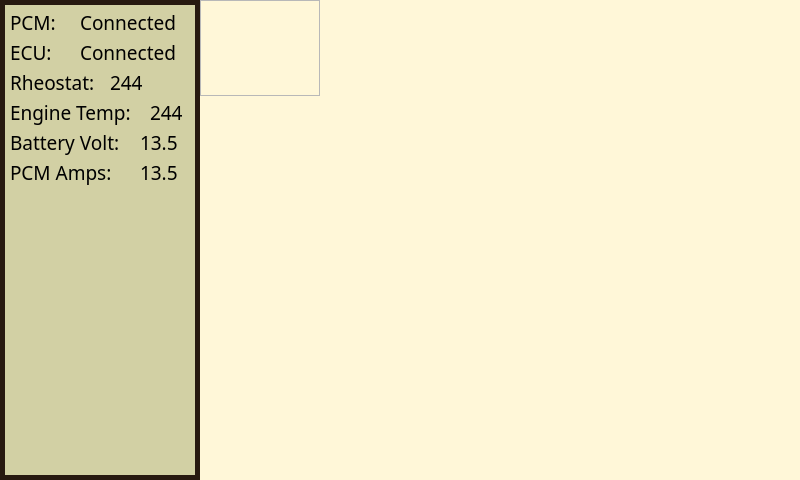
<?xml version="1.0" encoding="UTF-8"?>
<ui version="4.0">
 <class>MainWindow</class>
 <widget class="QMainWindow" name="MainWindow">
  <property name="geometry">
   <rect>
    <x>0</x>
    <y>0</y>
    <width>800</width>
    <height>480</height>
   </rect>
  </property>
  <property name="sizePolicy">
   <sizepolicy hsizetype="Fixed" vsizetype="Fixed">
    <horstretch>0</horstretch>
    <verstretch>0</verstretch>
   </sizepolicy>
  </property>
  <property name="minimumSize">
   <size>
    <width>800</width>
    <height>480</height>
   </size>
  </property>
  <property name="maximumSize">
   <size>
    <width>800</width>
    <height>480</height>
   </size>
  </property>
  <property name="windowTitle">
   <string>MainWindow</string>
  </property>
  <widget class="QWidget" name="Main">
   <property name="sizePolicy">
    <sizepolicy hsizetype="Fixed" vsizetype="Fixed">
     <horstretch>0</horstretch>
     <verstretch>0</verstretch>
    </sizepolicy>
   </property>
   <widget class="QLabel" name="Main_Background">
    <property name="geometry">
     <rect>
      <x>0</x>
      <y>0</y>
      <width>800</width>
      <height>480</height>
     </rect>
    </property>
    <property name="styleSheet">
     <string notr="true">background:rgb(255, 247, 216)</string>
    </property>
    <property name="text">
     <string/>
    </property>
   </widget>
   <widget class="QWidget" name="Status" native="true">
    <property name="geometry">
     <rect>
      <x>0</x>
      <y>0</y>
      <width>200</width>
      <height>480</height>
     </rect>
    </property>
    <property name="minimumSize">
     <size>
      <width>200</width>
      <height>480</height>
     </size>
    </property>
    <property name="maximumSize">
     <size>
      <width>200</width>
      <height>480</height>
     </size>
    </property>
    <property name="font">
     <font>
      <family>Montserrat</family>
      <pointsize>14</pointsize>
     </font>
    </property>
    <widget class="QLabel" name="Status_Background">
     <property name="geometry">
      <rect>
       <x>0</x>
       <y>0</y>
       <width>200</width>
       <height>480</height>
      </rect>
     </property>
     <property name="styleSheet">
      <string notr="true">border: 5px solid #271910;
background: #D2D0A4;</string>
     </property>
     <property name="text">
      <string/>
     </property>
    </widget>
    <widget class="QLabel" name="PCM_Label">
     <property name="geometry">
      <rect>
       <x>10</x>
       <y>10</y>
       <width>60</width>
       <height>25</height>
      </rect>
     </property>
     <property name="text">
      <string>PCM:</string>
     </property>
    </widget>
    <widget class="QLabel" name="PCM_Status">
     <property name="geometry">
      <rect>
       <x>80</x>
       <y>10</y>
       <width>120</width>
       <height>25</height>
      </rect>
     </property>
     <property name="text">
      <string>Connected</string>
     </property>
    </widget>
    <widget class="QLabel" name="ECU_Label">
     <property name="geometry">
      <rect>
       <x>10</x>
       <y>40</y>
       <width>60</width>
       <height>25</height>
      </rect>
     </property>
     <property name="text">
      <string>ECU:</string>
     </property>
    </widget>
    <widget class="QLabel" name="ECU_Status">
     <property name="geometry">
      <rect>
       <x>80</x>
       <y>40</y>
       <width>120</width>
       <height>25</height>
      </rect>
     </property>
     <property name="text">
      <string>Connected</string>
     </property>
    </widget>
    <widget class="QLabel" name="Rheostat_Label">
     <property name="geometry">
      <rect>
       <x>10</x>
       <y>70</y>
       <width>100</width>
       <height>25</height>
      </rect>
     </property>
     <property name="text">
      <string>Rheostat:</string>
     </property>
    </widget>
    <widget class="QLabel" name="Rheostat_Staus">
     <property name="geometry">
      <rect>
       <x>110</x>
       <y>70</y>
       <width>90</width>
       <height>25</height>
      </rect>
     </property>
     <property name="text">
      <string>244</string>
     </property>
    </widget>
    <widget class="QLabel" name="EngineTemp_Label">
     <property name="geometry">
      <rect>
       <x>10</x>
       <y>100</y>
       <width>140</width>
       <height>25</height>
      </rect>
     </property>
     <property name="text">
      <string>Engine Temp:</string>
     </property>
    </widget>
    <widget class="QLabel" name="EngineTemp_Status">
     <property name="geometry">
      <rect>
       <x>150</x>
       <y>100</y>
       <width>50</width>
       <height>25</height>
      </rect>
     </property>
     <property name="text">
      <string>244</string>
     </property>
    </widget>
    <widget class="QLabel" name="Battery_Label">
     <property name="geometry">
      <rect>
       <x>10</x>
       <y>130</y>
       <width>120</width>
       <height>25</height>
      </rect>
     </property>
     <property name="text">
      <string>Battery Volt:</string>
     </property>
    </widget>
    <widget class="QLabel" name="Battery_Status">
     <property name="geometry">
      <rect>
       <x>140</x>
       <y>130</y>
       <width>50</width>
       <height>25</height>
      </rect>
     </property>
     <property name="text">
      <string>13.5</string>
     </property>
    </widget>
    <widget class="QLabel" name="PCMAmps_Label">
     <property name="geometry">
      <rect>
       <x>10</x>
       <y>160</y>
       <width>120</width>
       <height>25</height>
      </rect>
     </property>
     <property name="text">
      <string>PCM Amps:</string>
     </property>
    </widget>
    <widget class="QLabel" name="EngineTemp_Status_3">
     <property name="geometry">
      <rect>
       <x>140</x>
       <y>160</y>
       <width>50</width>
       <height>25</height>
      </rect>
     </property>
     <property name="text">
      <string>13.5</string>
     </property>
    </widget>
   </widget>
   <widget class="QWidget" name="Buttons" native="true">
    <property name="geometry">
     <rect>
      <x>200</x>
      <y>0</y>
      <width>600</width>
      <height>480</height>
     </rect>
    </property>
    <property name="font">
     <font>
      <family>Montserrat</family>
      <pointsize>14</pointsize>
      <italic>false</italic>
      <bold>false</bold>
     </font>
    </property>
    <property name="styleSheet">
     <string notr="true"/>
    </property>
    <widget class="QFrame" name="frame">
     <property name="geometry">
      <rect>
       <x>0</x>
       <y>0</y>
       <width>120</width>
       <height>96</height>
      </rect>
     </property>
     <property name="frameShape">
      <enum>QFrame::StyledPanel</enum>
     </property>
     <property name="frameShadow">
      <enum>QFrame::Raised</enum>
     </property>
    </widget>
   </widget>
  </widget>
 </widget>
 <resources>
  <include location="UserInterface.qrc"/>
 </resources>
 <connections/>
</ui>
